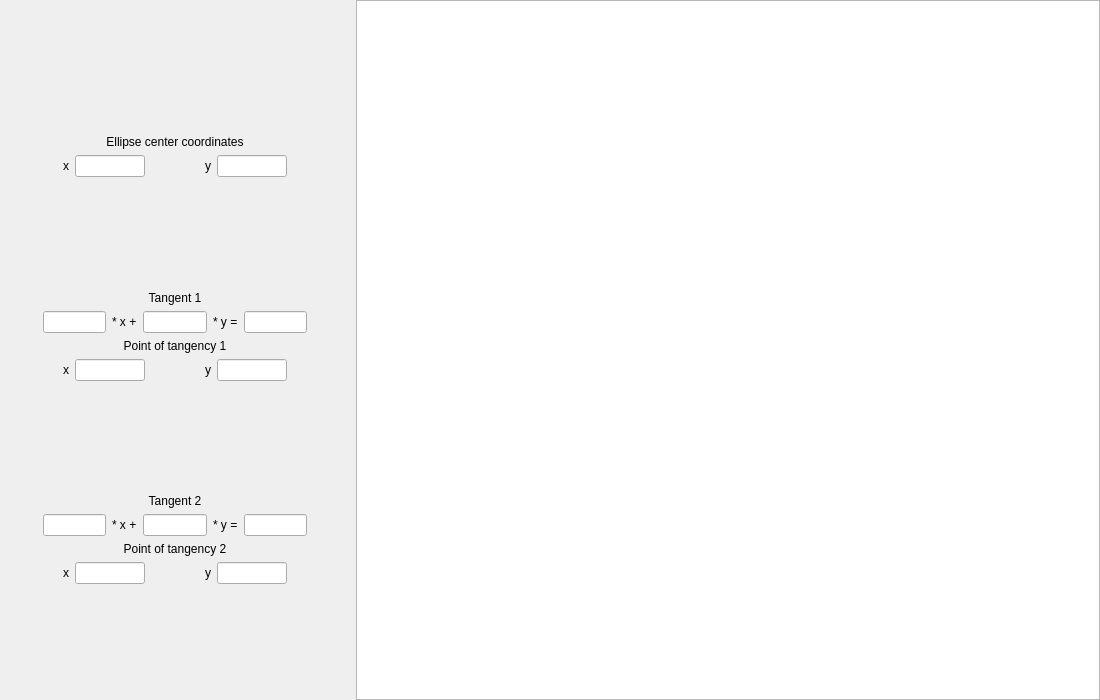
<?xml version="1.0" encoding="UTF-8"?>
<ui version="4.0">
 <class>MainWindow</class>
 <widget class="QMainWindow" name="MainWindow">
  <property name="geometry">
   <rect>
    <x>0</x>
    <y>0</y>
    <width>1100</width>
    <height>700</height>
   </rect>
  </property>
  <property name="windowTitle">
   <string>Ellipse</string>
  </property>
  <widget class="QWidget" name="centralwidget">
   <layout class="QHBoxLayout" name="horizontalLayout">
    <property name="leftMargin">
     <number>0</number>
    </property>
    <property name="topMargin">
     <number>0</number>
    </property>
    <property name="rightMargin">
     <number>0</number>
    </property>
    <property name="bottomMargin">
     <number>0</number>
    </property>
    <item>
     <widget class="QGraphicsView" name="graphicsView"/>
    </item>
   </layout>
  </widget>
  <widget class="QDockWidget" name="dockWidget">
   <property name="minimumSize">
    <size>
     <width>350</width>
     <height>385</height>
    </size>
   </property>
   <property name="maximumSize">
    <size>
     <width>350</width>
     <height>524287</height>
    </size>
   </property>
   <property name="features">
    <set>QDockWidget::NoDockWidgetFeatures</set>
   </property>
   <property name="allowedAreas">
    <set>Qt::LeftDockWidgetArea</set>
   </property>
   <attribute name="dockWidgetArea">
    <number>1</number>
   </attribute>
   <widget class="QWidget" name="dockWidgetContents">
    <layout class="QVBoxLayout" name="verticalLayout">
     <item>
      <spacer name="verticalSpacer">
       <property name="orientation">
        <enum>Qt::Vertical</enum>
       </property>
       <property name="sizeHint" stdset="0">
        <size>
         <width>20</width>
         <height>40</height>
        </size>
       </property>
      </spacer>
     </item>
     <item>
      <widget class="QLabel" name="label">
       <property name="text">
        <string>Ellipse center coordinates</string>
       </property>
       <property name="alignment">
        <set>Qt::AlignCenter</set>
       </property>
      </widget>
     </item>
     <item>
      <layout class="QHBoxLayout" name="horizontalLayout_2">
       <item>
        <spacer name="horizontalSpacer_2">
         <property name="orientation">
          <enum>Qt::Horizontal</enum>
         </property>
         <property name="sizeHint" stdset="0">
          <size>
           <width>40</width>
           <height>20</height>
          </size>
         </property>
        </spacer>
       </item>
       <item>
        <widget class="QLabel" name="label_2">
         <property name="text">
          <string>x</string>
         </property>
        </widget>
       </item>
       <item>
        <widget class="QLineEdit" name="xcenter">
         <property name="maximumSize">
          <size>
           <width>70</width>
           <height>16777215</height>
          </size>
         </property>
        </widget>
       </item>
       <item>
        <spacer name="horizontalSpacer">
         <property name="orientation">
          <enum>Qt::Horizontal</enum>
         </property>
         <property name="sizeHint" stdset="0">
          <size>
           <width>40</width>
           <height>20</height>
          </size>
         </property>
        </spacer>
       </item>
       <item>
        <widget class="QLabel" name="label_3">
         <property name="text">
          <string>y</string>
         </property>
        </widget>
       </item>
       <item>
        <widget class="QLineEdit" name="ycenter">
         <property name="maximumSize">
          <size>
           <width>70</width>
           <height>16777215</height>
          </size>
         </property>
        </widget>
       </item>
       <item>
        <spacer name="horizontalSpacer_3">
         <property name="orientation">
          <enum>Qt::Horizontal</enum>
         </property>
         <property name="sizeHint" stdset="0">
          <size>
           <width>40</width>
           <height>20</height>
          </size>
         </property>
        </spacer>
       </item>
      </layout>
     </item>
     <item>
      <spacer name="verticalSpacer_3">
       <property name="orientation">
        <enum>Qt::Vertical</enum>
       </property>
       <property name="sizeHint" stdset="0">
        <size>
         <width>20</width>
         <height>40</height>
        </size>
       </property>
      </spacer>
     </item>
     <item>
      <widget class="QLabel" name="label_6">
       <property name="text">
        <string>Tangent 1</string>
       </property>
       <property name="alignment">
        <set>Qt::AlignCenter</set>
       </property>
      </widget>
     </item>
     <item>
      <layout class="QHBoxLayout" name="horizontalLayout_4">
       <item>
        <spacer name="horizontalSpacer_4">
         <property name="orientation">
          <enum>Qt::Horizontal</enum>
         </property>
         <property name="sizeHint" stdset="0">
          <size>
           <width>40</width>
           <height>20</height>
          </size>
         </property>
        </spacer>
       </item>
       <item>
        <widget class="QLineEdit" name="tangent1a">
         <property name="maximumSize">
          <size>
           <width>70</width>
           <height>16777215</height>
          </size>
         </property>
        </widget>
       </item>
       <item>
        <widget class="QLabel" name="label_7">
         <property name="text">
          <string>* x +</string>
         </property>
        </widget>
       </item>
       <item>
        <widget class="QLineEdit" name="tangent1b">
         <property name="maximumSize">
          <size>
           <width>70</width>
           <height>16777215</height>
          </size>
         </property>
        </widget>
       </item>
       <item>
        <widget class="QLabel" name="label_8">
         <property name="text">
          <string>* y =</string>
         </property>
        </widget>
       </item>
       <item>
        <widget class="QLineEdit" name="tangent1c">
         <property name="maximumSize">
          <size>
           <width>70</width>
           <height>16777215</height>
          </size>
         </property>
        </widget>
       </item>
       <item>
        <spacer name="horizontalSpacer_5">
         <property name="orientation">
          <enum>Qt::Horizontal</enum>
         </property>
         <property name="sizeHint" stdset="0">
          <size>
           <width>40</width>
           <height>20</height>
          </size>
         </property>
        </spacer>
       </item>
      </layout>
     </item>
     <item>
      <widget class="QLabel" name="label_9">
       <property name="text">
        <string>Point of tangency 1</string>
       </property>
       <property name="alignment">
        <set>Qt::AlignCenter</set>
       </property>
      </widget>
     </item>
     <item>
      <layout class="QHBoxLayout" name="horizontalLayout_5">
       <item>
        <spacer name="horizontalSpacer_6">
         <property name="orientation">
          <enum>Qt::Horizontal</enum>
         </property>
         <property name="sizeHint" stdset="0">
          <size>
           <width>40</width>
           <height>20</height>
          </size>
         </property>
        </spacer>
       </item>
       <item>
        <widget class="QLabel" name="label_10">
         <property name="text">
          <string>x</string>
         </property>
        </widget>
       </item>
       <item>
        <widget class="QLineEdit" name="point1x">
         <property name="maximumSize">
          <size>
           <width>70</width>
           <height>16777215</height>
          </size>
         </property>
        </widget>
       </item>
       <item>
        <spacer name="horizontalSpacer_7">
         <property name="orientation">
          <enum>Qt::Horizontal</enum>
         </property>
         <property name="sizeHint" stdset="0">
          <size>
           <width>40</width>
           <height>20</height>
          </size>
         </property>
        </spacer>
       </item>
       <item>
        <widget class="QLabel" name="label_11">
         <property name="text">
          <string>y</string>
         </property>
        </widget>
       </item>
       <item>
        <widget class="QLineEdit" name="point1y">
         <property name="maximumSize">
          <size>
           <width>70</width>
           <height>16777215</height>
          </size>
         </property>
        </widget>
       </item>
       <item>
        <spacer name="horizontalSpacer_8">
         <property name="orientation">
          <enum>Qt::Horizontal</enum>
         </property>
         <property name="sizeHint" stdset="0">
          <size>
           <width>40</width>
           <height>20</height>
          </size>
         </property>
        </spacer>
       </item>
      </layout>
     </item>
     <item>
      <spacer name="verticalSpacer_4">
       <property name="orientation">
        <enum>Qt::Vertical</enum>
       </property>
       <property name="sizeHint" stdset="0">
        <size>
         <width>20</width>
         <height>40</height>
        </size>
       </property>
      </spacer>
     </item>
     <item>
      <widget class="QLabel" name="label_12">
       <property name="text">
        <string>Tangent 2</string>
       </property>
       <property name="alignment">
        <set>Qt::AlignCenter</set>
       </property>
      </widget>
     </item>
     <item>
      <layout class="QHBoxLayout" name="horizontalLayout_6">
       <item>
        <spacer name="horizontalSpacer_9">
         <property name="orientation">
          <enum>Qt::Horizontal</enum>
         </property>
         <property name="sizeHint" stdset="0">
          <size>
           <width>40</width>
           <height>20</height>
          </size>
         </property>
        </spacer>
       </item>
       <item>
        <widget class="QLineEdit" name="tangent2a">
         <property name="maximumSize">
          <size>
           <width>70</width>
           <height>16777215</height>
          </size>
         </property>
        </widget>
       </item>
       <item>
        <widget class="QLabel" name="label_13">
         <property name="text">
          <string>* x +</string>
         </property>
        </widget>
       </item>
       <item>
        <widget class="QLineEdit" name="tangent2b">
         <property name="maximumSize">
          <size>
           <width>70</width>
           <height>16777215</height>
          </size>
         </property>
        </widget>
       </item>
       <item>
        <widget class="QLabel" name="label_14">
         <property name="text">
          <string>* y =</string>
         </property>
        </widget>
       </item>
       <item>
        <widget class="QLineEdit" name="tangent2c">
         <property name="maximumSize">
          <size>
           <width>70</width>
           <height>16777215</height>
          </size>
         </property>
        </widget>
       </item>
       <item>
        <spacer name="horizontalSpacer_10">
         <property name="orientation">
          <enum>Qt::Horizontal</enum>
         </property>
         <property name="sizeHint" stdset="0">
          <size>
           <width>40</width>
           <height>20</height>
          </size>
         </property>
        </spacer>
       </item>
      </layout>
     </item>
     <item>
      <widget class="QLabel" name="label_15">
       <property name="text">
        <string>Point of tangency 2</string>
       </property>
       <property name="alignment">
        <set>Qt::AlignCenter</set>
       </property>
      </widget>
     </item>
     <item>
      <layout class="QHBoxLayout" name="horizontalLayout_7">
       <item>
        <spacer name="horizontalSpacer_11">
         <property name="orientation">
          <enum>Qt::Horizontal</enum>
         </property>
         <property name="sizeHint" stdset="0">
          <size>
           <width>40</width>
           <height>20</height>
          </size>
         </property>
        </spacer>
       </item>
       <item>
        <widget class="QLabel" name="label_16">
         <property name="text">
          <string>x</string>
         </property>
        </widget>
       </item>
       <item>
        <widget class="QLineEdit" name="point2x">
         <property name="maximumSize">
          <size>
           <width>70</width>
           <height>16777215</height>
          </size>
         </property>
        </widget>
       </item>
       <item>
        <spacer name="horizontalSpacer_12">
         <property name="orientation">
          <enum>Qt::Horizontal</enum>
         </property>
         <property name="sizeHint" stdset="0">
          <size>
           <width>40</width>
           <height>20</height>
          </size>
         </property>
        </spacer>
       </item>
       <item>
        <widget class="QLabel" name="label_17">
         <property name="text">
          <string>y</string>
         </property>
        </widget>
       </item>
       <item>
        <widget class="QLineEdit" name="point2y">
         <property name="maximumSize">
          <size>
           <width>70</width>
           <height>16777215</height>
          </size>
         </property>
        </widget>
       </item>
       <item>
        <spacer name="horizontalSpacer_13">
         <property name="orientation">
          <enum>Qt::Horizontal</enum>
         </property>
         <property name="sizeHint" stdset="0">
          <size>
           <width>40</width>
           <height>20</height>
          </size>
         </property>
        </spacer>
       </item>
      </layout>
     </item>
     <item>
      <spacer name="verticalSpacer_2">
       <property name="orientation">
        <enum>Qt::Vertical</enum>
       </property>
       <property name="sizeHint" stdset="0">
        <size>
         <width>20</width>
         <height>40</height>
        </size>
       </property>
      </spacer>
     </item>
    </layout>
   </widget>
  </widget>
 </widget>
 <resources/>
 <connections/>
</ui>
